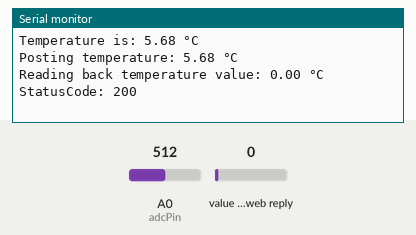
This sketch was run on a simulated ESP8266 (NodeMCU). Parts: the last lines printed to the serial monitor. Inputs (shaded band) come from the test bench; at power-on: A0 (adcPin) = 512, value in the web reply 0. WiFi joins after 1.5 s; servers stay silent unless stated; web services answer with replies made up by the test bench.

Above: at 1.9 s.
2.0 s: A0 (adcPin) set to 716
At 3.4 s:
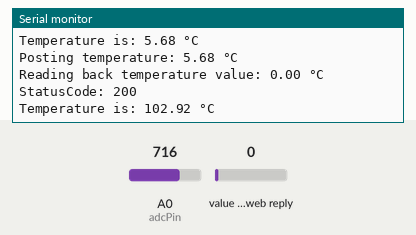
3.5 s: A0 (adcPin) set to 900
At 5.5 s:
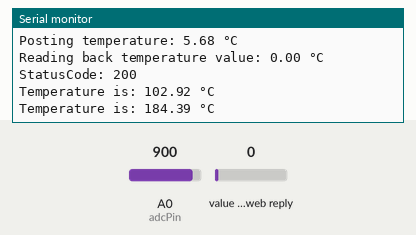
Timing chart, 0 to 7.0 s (numbered marks = the images above; inputs shaded):
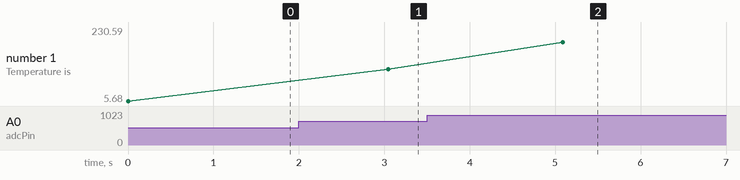

The sketch:

Ex15_s205049_s200413.ino
```cpp
#include <ESP8266WiFi.h>
#include <ThingSpeak.h>

#define CH_TEMP 1
#define FIELD_TEMP 1

// const char* ssid = "AntonIngeVibevej";
// const char* pass = "kodenerkode";

const char* ssid = "Telenor4788sne";
const char* pass = "Y2jSx3BYq";

int adcPin = A0;
int adcRaw = 0;
double voltage = 0;
double temp = 0;
double tempavg = 0;
uint16_t count = 0;
double readback = 0;


WiFiClient client;

unsigned long channelID = 2396833; //your TS channal
const char * writeAPIKey = "NFNJ7HJDLO7EJ5BA"; //your TS API
const char * readAPIKey = "705CUDM1OMAPKG03";
const char* server = "api.thingspeak.com";
const int postDelay = 20 * 1000; //post data every 20 seconds

void setup() {
  Serial.begin(115200);
  WiFi.begin(ssid, pass);
}

float data; //measured data

void loop() {
  uint16_t statusCode = 0;
  if (count % 100 == 0)
  {
    adcRaw = analogRead(adcPin);
    voltage = adcRaw*3270/1024;
    temp = ((voltage-100)/10)-40;
    tempavg = 0.95*tempavg + 0.05*temp;
  }
  if (count % 2000 == 0)
  {
    Serial.print("Temperature is: ");
    Serial.print(tempavg);
    Serial.println(" °C");
    data = tempavg;
  }
  if (count % 20000 == 0) // 20 sec
  {
    Serial.print("Posting temperature: ");
    Serial.print(tempavg);
    Serial.println(" °C");
    ThingSpeak.begin(client);
    client.connect(server, 80); //connect(URL, Port)
    ThingSpeak.setField(CH_TEMP, data); //set data on the X graph
    ThingSpeak.writeFields(channelID, writeAPIKey);//post everything to TS
    client.stop();
  }
  if (count % 20000 == 0) // 10 sec
  {
    ThingSpeak.begin(client);
    client.connect(server, 80); //connect(URL, Port)
    //ThingSpeak.setField(CH_TEMP, data); //set data on the X graph
    //ThingSpeak.writeFields(channelID, writeAPIKey);//post everything to TS
    readback = ThingSpeak.readFloatField(channelID,FIELD_TEMP, readAPIKey);
    statusCode = ThingSpeak.getLastReadStatus();
    if (statusCode == 200)
    {
      Serial.print("Reading back temperature value: ");
      Serial.print(readback);
      Serial.println(" °C");
    }
    Serial.print("StatusCode: ");
    Serial.println(statusCode);

    client.stop();
  }
  count++;
  delay(1); // tick
}
```

Measured:
- after the input at 2.0 s, the serial monitor: prints a new line after 1.0 s (image 1)
- after the input at 3.5 s, the serial monitor: prints a new line after 1.6 s (image 2)
- plotted number 1: 5.68 → 102.92 after the input at 2.0 s, 102.92 → 230.59 after the input at 3.5 s
